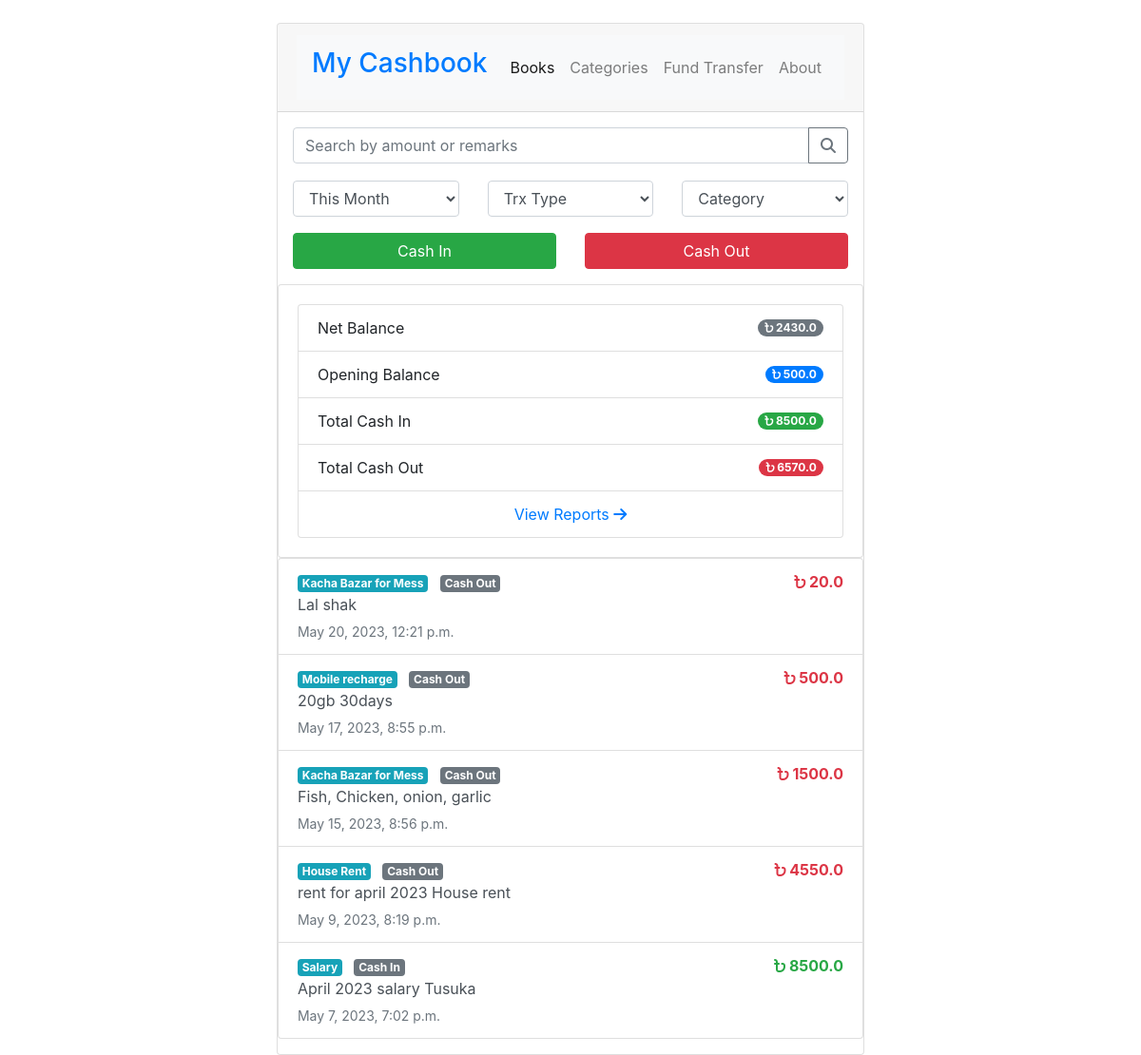
/cashbook/, run on an earlier commit of the app's database.
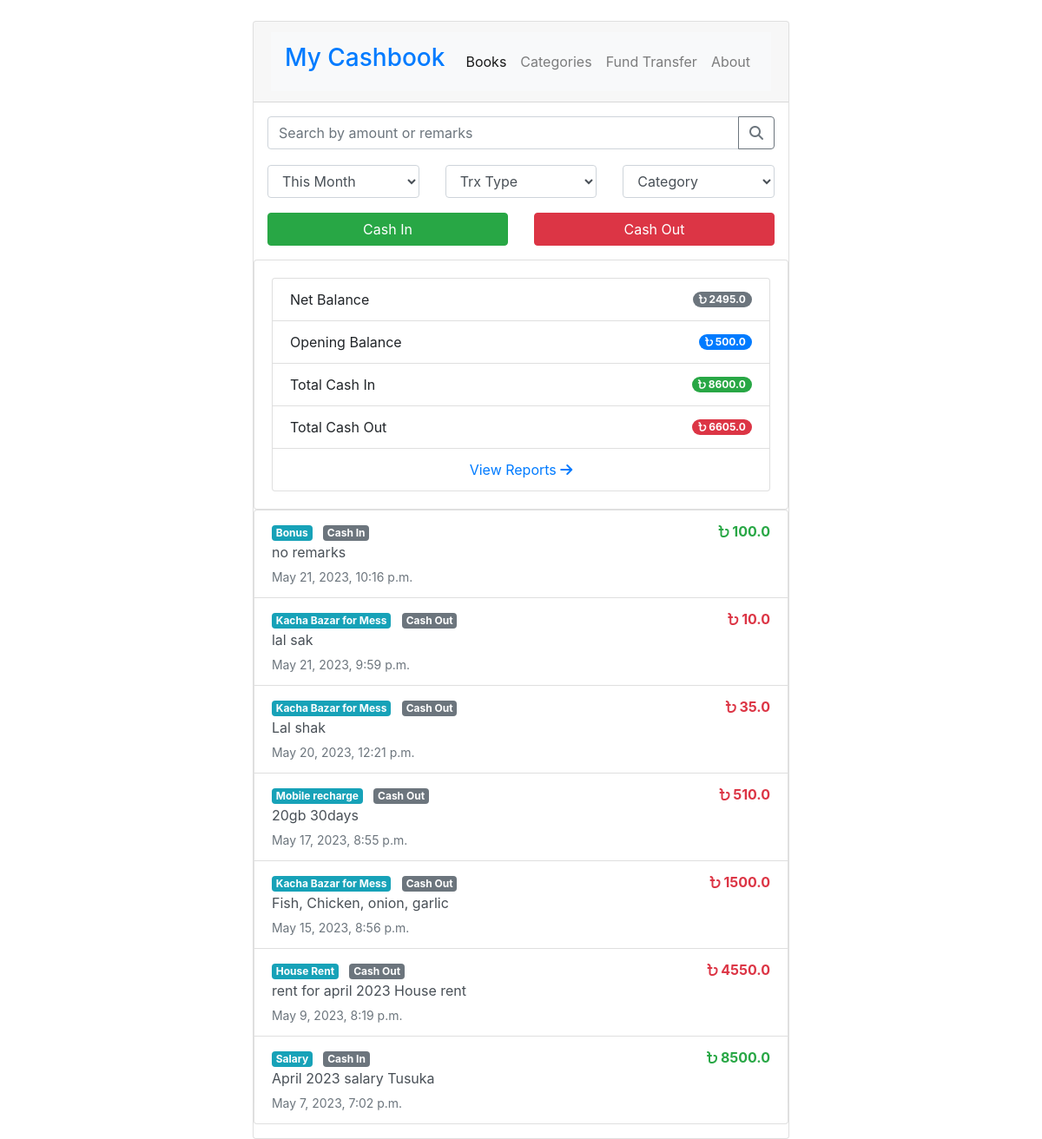
And on a later commit of the database.
### cashbook/models.py (models this page shows, shortened)
class Account(models.Model):
    name            = models.CharField(max_length=20)
    initial_balance = models.FloatField(default=0)

class Transaction(models.Model):
    amount          = models.FloatField(default=0)
    account_id      = models.ForeignKey(Account, on_delete=models.CASCADE)
    category_id     = models.ForeignKey(Category, on_delete=models.CASCADE)
    trx_type_id     = models.ForeignKey(TrxType, on_delete=models.CASCADE)
    remarks         = models.CharField(max_length=100)
    create_date     = models.DateTimeField("date created")

class Category(models.Model):
    name = models.CharField(max_length=20)

### cashbook/views.py (the view)
# urls.py: path("", views.index, name="index"),
def index(request):
    trx_types = TrxType.objects.all()
    categories = Category.objects.all()
    date_filter = request.GET.get('date-filter', '')
    trx_type_filter = request.GET.get('trx-type', '')
    category_filter = request.GET.get('category', '')
    trx_all = Transaction.objects.order_by("-create_date")
    if date_filter:
        if date_filter == 'today':
            trx_all = trx_all.filter(create_date__date=date.today())
        elif date_filter == 'all-time':
            trx_all = Transaction.objects.order_by("-create_date")
        elif date_filter == 'yesterday':
            trx_all = trx_all.filter(create_date__date=date.today() - timedelta(days=1))
        elif date_filter == 'this_month':
            trx_all = trx_all.filter(create_date__month=date.today().month)
        elif date_filter == 'last_month':
            trx_all = trx_all.filter(create_date__month=date.today().month - 1)
        elif date_filter == 'single_day':
            pass
        elif date_filter == 'date_range':
            pass
    else:
        date_filter = 'this_month'
        trx_all = trx_all.filter(create_date__month=date.today().month)
    if trx_type_filter:
        trx_all = trx_all.filter(trx_type_id=trx_type_filter)
    if category_filter:
        trx_all = trx_all.filter(category_id=category_filter)
    type_cash_in = TrxType.objects.get(name='cash_in')
    type_cash_out = TrxType.objects.get(name='cash_out')
    total_cash_in = trx_all.filter(trx_type_id=type_cash_in).aggregate(Sum('amount'))['amount__sum'] or 0
    total_cash_out = trx_all.filter(trx_type_id=type_cash_out).aggregate(Sum('amount'))['amount__sum'] or 0
    acc_cash = Account.objects.get(name='Cash')
    net_balance = acc_cash.initial_balance + total_cash_in - total_cash_out
    context = {
        'trx_all': trx_all,
        'trx_types': trx_types,
        'categories': categories,
        'net_balance': net_balance,
        'acc_cash': acc_cash,
        'total_cash_in': total_cash_in,
        'total_cash_out': total_cash_out,
        'type_cash_in': type_cash_in,
        'type_cash_out': type_cash_out,
        'date_filter': date_filter,
        'trx_type_filter': trx_type_filter,
        'category_filter': category_filter,
    }
    return render(request, 'cashbook/index.html', context)

### cashbook/templates/cashbook/index.html (shortened to what this page needs)
{% extends "cashbook/base.html" %}
{% block content %}
<div class="p-3">
    <div class="input-group mb-3">
        <input type="text" class="form-control" placeholder="Search by amount or remarks" aria-label="search" aria-describedby="basic-addon2">
        <div class="input-group-append">
          <button class="btn btn-outline-secondary" type="button"><i class="fa fa-search"></i></button>
        </div>
      </div>
</div>
<div class="p-3" style="margin-top: -30px">
    <div class="row justify-content-md-center">
        <div class="col-4">
            <select class="form-control" name="date-filter" id="date-filter" required>
                <option value="this_month" {% if date_filter == 'this_month' %}selected{% endif %}>This Month</option>
            </select>
        </div>
        <div class="col-4">
            <select class="form-control" name="trx-type" id="trx-type" required>
                <option value="" {% if trx_type_filter == '' %}selected{% endif %}>Trx Type</option>
            </select>
        </div>
        <div class="col-4">
            <select class="form-control" name="category" id="category" required>
                <option value="" {% if category_filter == '' %}selected{% endif %}>Category</option>
            </select>
        </div>
    </div>
</div>
  <div class="p-3" style="margin-top: -15px;">
    <div class="row">
        <div class="col-6">
            <a href="{% url 'cashbook:cash_in' %}" class="btn btn-success btn-block">Cash In</a>
        </div>
        <div class="col-6">
            <a href="{% url 'cashbook:cash_out' %}" class="btn btn-danger btn-block">Cash Out</a>
        </div>
      </div>
    </div>
    {% if trx_all %}
    <div class="card"">
        <div class="card-body">
            <ul class="list-group">
                <li class="list-group-item d-flex justify-content-between align-items-center">
                    Net Balance
                    <span class="badge badge-secondary badge-pill"><i class="fa-solid fa-bangladeshi-taka-sign"></i> {{ net_balance }}</span>
                  </li>
                <li class="list-group-item d-flex justify-content-between align-items-center">
                  Opening Balance
                  <span class="badge badge-primary badge-pill"><i class="fa-solid fa-bangladeshi-taka-sign"></i> {{acc_cash.initial_balance}}</span>
                </li>
                <li class="list-group-item d-flex justify-content-between align-items-center">
                  Total Cash In
                  <span class="badge badge-success badge-pill"><i class="fa-solid fa-bangladeshi-taka-sign"></i> {{ total_cash_in }}</span>
                </li>
                <li class="list-group-item d-flex justify-content-between align-items-center">
                  Total Cash Out
                  <span class="badge badge-danger badge-pill"><i class="fa-solid fa-bangladeshi-taka-sign"></i> {{ total_cash_out }}</span>
                </li>
                <li class="list-group-item text-center">
                    <a href="#" class="text-decoration-none">View Reports <i class="fa fa-arrow-right"></i> </a>
                </li>
              </ul>
        </div>
    </div>
        <div class="list-group">
            {% for trx in trx_all %}
            <a href="{% url 'cashbook:edit_transaction' trx.id %}" class="list-group-item list-group-item-action flex-column align-items-start">
                <div class=" w-100">
                    {% if trx.trx_type_id == type_cash_in %}
                    <span class="badge badge-info mr-2">{{ trx.category_id.name }}</span>
                    <span class="badge badge-secondary">Cash In</span>
                    <span class="text-success float-right"><b><i class="fa-solid fa-bangladeshi-taka-sign"></i> {{ trx.amount }}</b></span>
                    {% else%}
                    <span class="badge badge-info mr-2">{{ trx.category_id.name }}</span>
                    <span class="badge badge-secondary">Cash Out</span>
                    <span class="text-danger float-right"><b><i class="fa-solid fa-bangladeshi-taka-sign"></i> {{ trx.amount }}</b></span>
                    {% endif %}
                </div>
                <p class="mb-1">{{ trx.remarks }}</p>
                <small class="text-muted">{{ trx.create_date }}</small>
            </a>
            {% endfor %}
        </div>
    {% endif %}
{% endblock %}

### cashbook/templates/cashbook/base.html (shortened to what this page needs)
<!DOCTYPE html>
<html lang="en">
<head>
    <link rel="stylesheet" href="https://cdn.jsdelivr.net/npm/bootstrap@4.6.2/dist/css/bootstrap.min.css">
    <link rel="stylesheet" href="https://cdnjs.cloudflare.com/ajax/libs/font-awesome/6.4.0/css/all.min.css" />
</head>
<body>
    <div class="container">
        <div class="container">
            <div class="row justify-content-md-center">
              <div class="col-md-auto mt-4">
                <div class="card">
                    <div class="card-header">
                      <nav class="navbar navbar-expand-lg navbar-light bg-light">
                        <a href="{% url 'cashbook:index' %}" class="navbar-brand">
                          <h3 class="text-primary">My Cashbook</h3>
                        </a>
                        <div class="collapse navbar-collapse" id="navbarNav">
                          <ul class="navbar-nav">
                            <li class="nav-item {% if request.path == '/cashbook/' %}active{% endif %}">
                              <a class="nav-link" href="#">Books <span class="sr-only">(current)</span></a>
                            </li>
                            <li class="nav-item {% if request.path == '/cashbook/category/' %}active{% endif %}">
                              <a class="nav-link" href="{% url 'cashbook:manage_category' %}">Categories</a>
                            </li>
                            <li class="nav-item">
                              <a class="nav-link" href="#">Fund Transfer</a>
                            </li>
                            <li class="nav-item {% if request.path == '/cashbook/contact/' %}active{% endif %}">
                              <a class="nav-link" href="{% url 'cashbook:contact' %}">About</a>
                            </li>
                          </ul>
                        </div>
                      </nav>
                    </div>
                    <div class="mb-3">
                        {% block content %}
                        {% endblock %}
                    </div>
                  </div>
              </div>
            </div>
        </div>
    </div>
</body>
</html>

What changed in the data, as far as the page shows it:
added Transaction: category_id.name "Bonus", amount "100.0", remarks "no remarks", create_date "May 21, 2023, 10:16 p.m."
added Transaction: category_id.name "Kacha Bazar for Mess", amount "10.0", remarks "lal sak", create_date "May 21, 2023, 9:59 p.m."
changed Transaction "Lal shak": amount "20.0" → "35.0"
changed Transaction "20gb 30days": amount "500.0" → "510.0"
Also different on the page:
{{ net_balance }}: "2430.0" → "2495.0"
{{ total_cash_in }}: "8500.0" → "8600.0"
{{ total_cash_out }}: "6570.0" → "6605.0"
